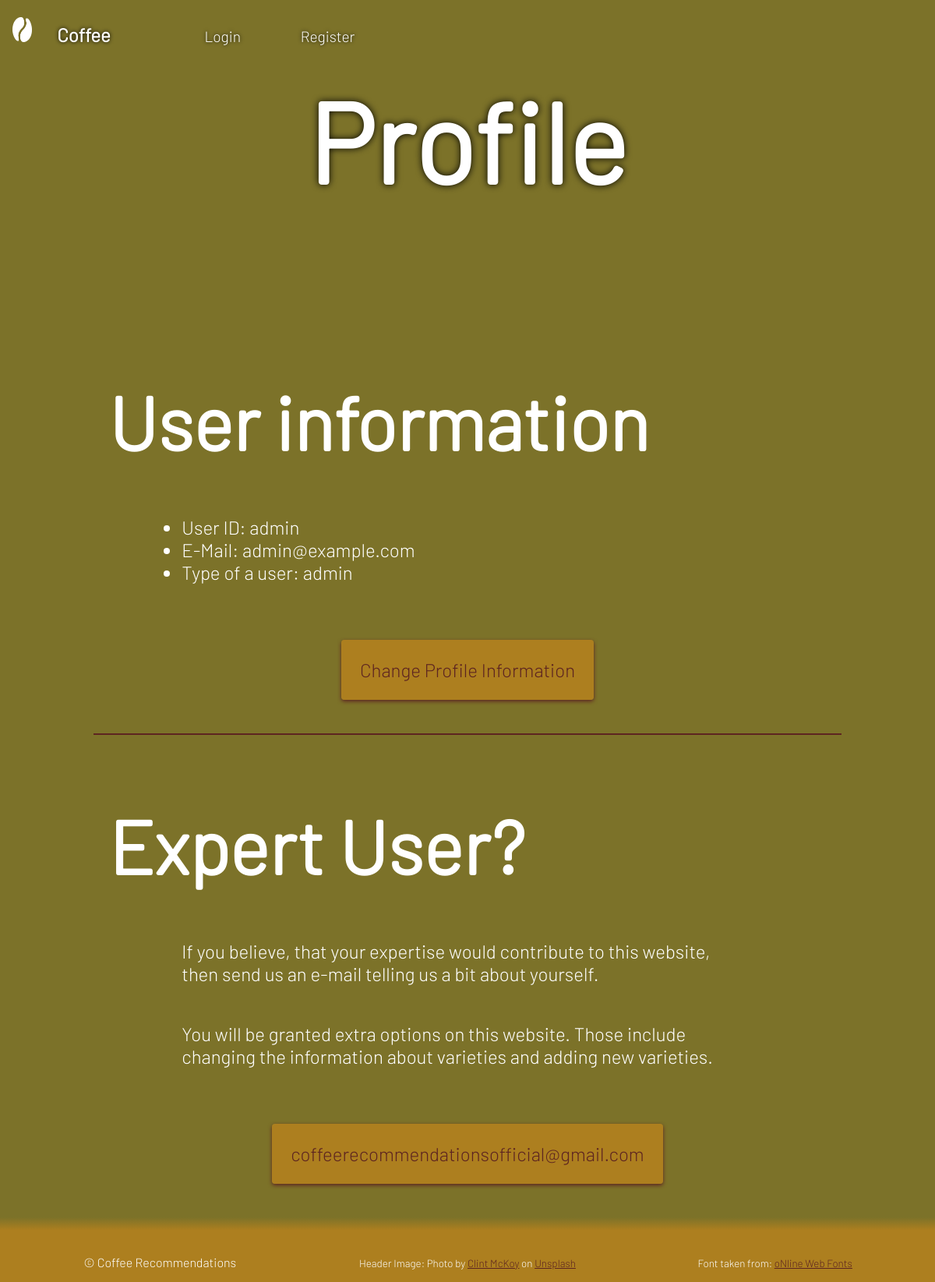
/profile/admin, run on the app's committed database.
### tables this page shows
CREATE TABLE users
(
    user_id TEXT PRIMARY KEY NOT NULL,
    password TEXT NOT NULL,
    mail TEXT NOT NULL,
    user_type TEXT NOT NULL
);

### app.py (the view, shortened to what this page needs)
@login_required
@app.route("/profile/<string:user_id>")
def profile(user_id):
    user_info = get_user_dict(user_id)
    user_obj = create_user(user_info)
    test_done = user_obj.test_done_check()
    recommended_varieties = None
    return render_template('profile.html', profile_info=user_obj, recommended_varieties=recommended_varieties)

### actors.py (called while the page is built)
    def attributes(self):
        return vars(self)

    def test_done_check(self):
        db = get_db()
        previous_entry = db.execute("""SELECT * FROM user_preferences WHERE user_id = ?;""", (self.user_id,)). fetchall()
        close_db()
        test_done = True
        if previous_entry == []:
            test_done = False
        return test_done

### app.py (called while the page is built)
@app.before_request
def logged_in_user():
    g.user = session.get("user_id", None)
    g.type = session.get("user_type", None)

### database.py (called while the page is built)
def get_db():
    if "db" not in g:
        g.db = sqlite3.connect(DATABASE,
        detect_types=sqlite3.PARSE_DECLTYPES)
        g.db.row_factory = sqlite3.Row
    return g.db

### sql_funcs.py (called while the page is built)
def get_user_dict(user_id, mail=None, type=None):
    db = get_db()
    if type and mail:
        user_dict = db.execute("""SELECT * FROM users
        WHERE user_id = ? AND mail = ? AND user_type = ?;""", (user_id, mail, type)).fetchone()
    elif mail:
        user_dict = db.execute("""SELECT * FROM users
        WHERE mail = ?;""", (mail,)).fetchone()
    elif type:
        user_dict = db.execute("""SELECT * FROM users
        WHERE user_id = ? AND user_type = ?;""", (user_id, type)).fetchone()
    else:
        user_dict = db.execute("""SELECT * FROM users
        WHERE user_id = ?;""", (user_id,)).fetchone()
    close_db()
    return user_dict

def create_user(user_dict):
    user_obj = user(user_dict['user_id'], user_dict['password'],
                    user_dict['mail'], user_dict['user_type'])
    return user_obj

### templates/profile.html (shortened to what this page needs)
{% extends 'base_compact.html' %}
{% block main_heading %}
<h1 class="title">Profile</h1>
{% endblock %}
{% block main_content %}
<main>
    <section>
        <h2>User information</h2>
        <ul>
            <li>User ID: {{ profile_info.attributes()['user_id'] }}</li>
            <li>E-Mail: {{ profile_info.attributes()['mail'] }}</li>
            <li>Type of a user: {{ profile_info.attributes()['type'] }}</li>
        </ul>
        <p class="link_p"><a href="{{ url_for('change_profile', user_id=profile_info.attributes()['user_id']) }}">Change
                Profile
                Information</a></p>
    </section>
    <section>
        <h2>Expert User?</h2>
        <p>If you believe, that your expertise would contribute to this website, then send us an e-mail telling us a
            bit about yourself.</p>
        <p>You will be granted extra options on this website. Those include changing the information about varieties and
            adding new varieties. </p>
        <p class="link_p"><a
                href="mailto:coffeerecommendationsofficial@gmail.com">coffeerecommendationsofficial@gmail.com</a></p>
    </section>
</main>
{% endblock %}

### static/styles.css (style rules this page uses)
*, *:before, *:after { box-sizing: border-box; }
html { --base-color: #7C7229; --background-color: #353620; --main-color: #5d2421; --secondary-color: #ad7f1f; --font-color: white; --shadow-color: black; --alpha-color: #0e050475; }
html { background-color: var(--base-color); font-family: Barlow, sans-serif; color: var(--font-color); overflow-x: hidden; hyphens: manual; }
body { margin: 0; }
.title, .message_title { font-size: 4em; margin-top: 10%; margin-bottom: 5%; grid-row: 2; justify-self: center; }
.compact .title, .compact .message_title { font-size: 4em; grid-row: 2; margin: 0; justify-self: center; justify-content: center; }
@media screen and (min-width: 380px) { .title, .compact .title, .compact .message_title { font-size: 6em; } }
@media screen and (min-width: 550px) { .title, .compact .title { font-size: 9rem; } }
main { font-size: 1.2rem; background-color: var(--base-color); margin: 0; color: var(--font-color); padding: 0 10%; }
main h2 { font-size: 4rem; margin-top: 4rem; margin-bottom: 4rem; }
main p, main ul { width: 80%; padding-left: 5%; margin: 2em; }
main a { color: var(--main-color); text-decoration: none; background-color: var(--secondary-color); border-radius: 4px; padding: 1em; box-shadow: 0 2px 5px var(--main-color); margin: 1em; }
.link_p { text-align: center; margin: 0; padding: 2em; width: 100%; }
main>section { border-bottom: var(--main-color) solid 2px; padding: 8% 0; }
main section { padding: 2% 2%; }
section:nth-last-child(1) { border-bottom: none; }
@media screen and (min-width: 550px) { main { font-size: 1.5rem; } }
@media screen and (min-width: 550px) { main h2 { font-size: 6rem; } }

### data on the page
users: user_id "admin", mail "admin@example.com", user_type "admin"
